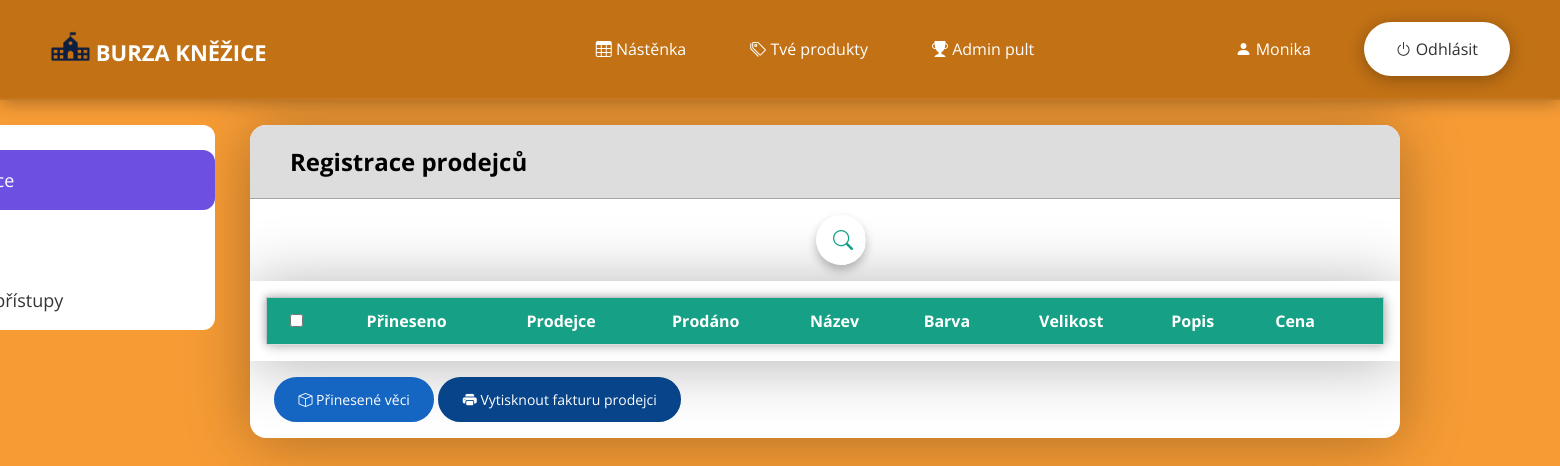
Page /admin (signed in) on the earlier database version.
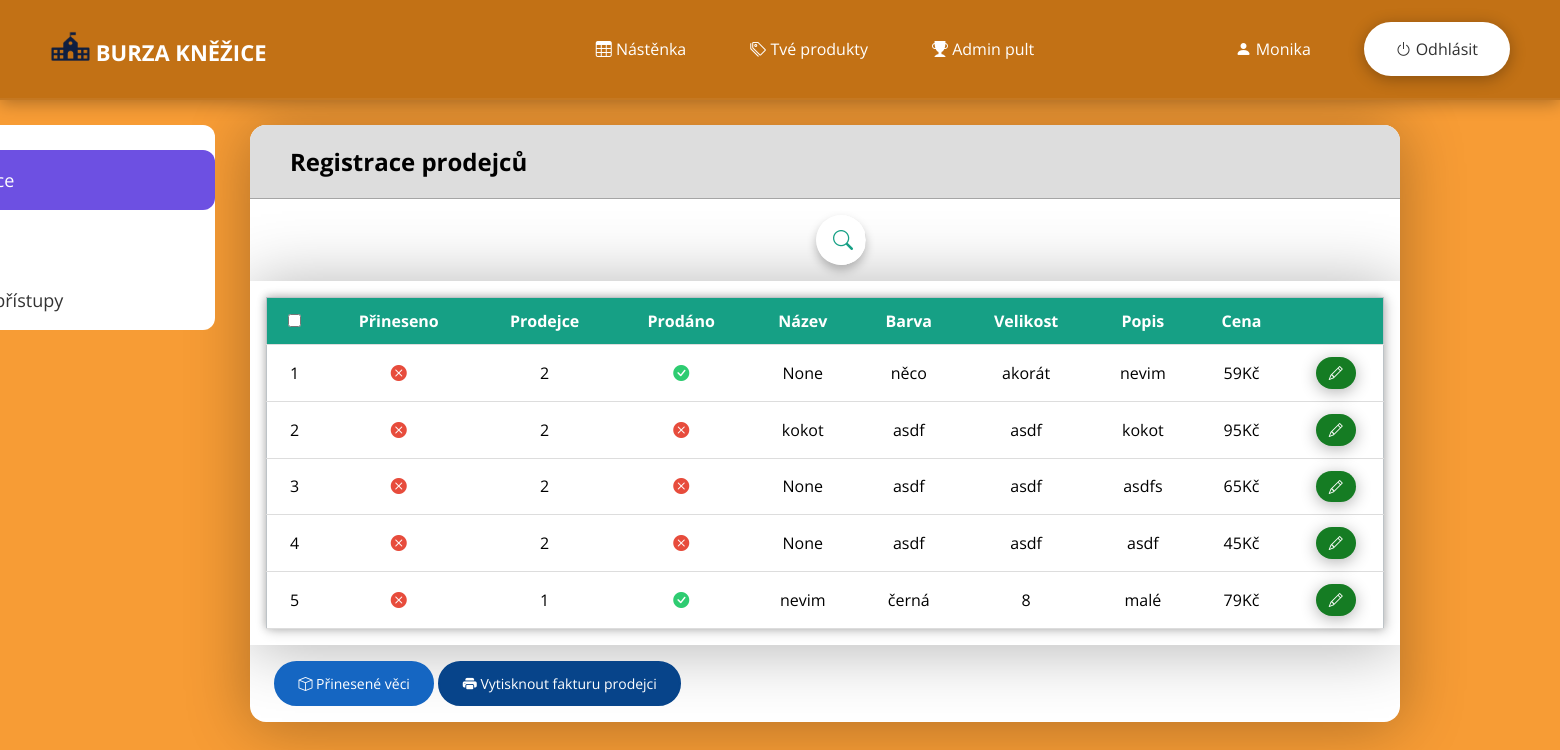
Same page on the later database version.
### web/models.py (models this page shows)
class User(db.Model, UserMixin):
    id = db.Column(db.Integer, primary_key=True)
    email = db.Column(db.String(150), unique=True)
    username = db.Column(db.String(150), unique=True)
    password = db.Column(db.String(150))
    tel_number = db.Column(db.String(150))
    town = db.Column(db.String(150))
    street = db.Column(db.String(150))
    psc = db.Column(db.String(150))
    status = db.Column(db.String(150))
    token = db.Column(db.String(150))
    date_created = db.Column(db.DateTime(timezone=True), default=func.now())
    posts = db.relationship('Post', backref='user', passive_deletes=True)

class Post(db.Model):
    id = db.Column(db.Integer, primary_key=True)
    bring = db.Column(db.Boolean, nullable=False)
    date_created = db.Column(db.DateTime(timezone=True), default=func.now())
    label = db.Column(db.Text, nullable=False)
    name = db.Column(db.String(150))
    color = db.Column(db.String(150))
    size = db.Column(db.String(150))
    price = db.Column(db.String(150))
    status = db.Column(db.Boolean, nullable=False)
    author = db.Column(db.Integer, db.ForeignKey(
        'user.id', ondelete="CASCADE"), nullable=False)

### web/views.py (the view, shortened to what this page needs)
@views.route("/admin", methods=['GET', 'POST'])
@login_required
def admin():
    find_posts = Post.query.all()
    return render_template("admin_page.html", users=User.query.all(), user=current_user, posts=find_posts, username=current_user.username, tab='1')

### web/__init__.py (called while the page is built)
def create_app():
    app =  Flask(__name__)
    toastr = Toastr(app)
    app.config['SECRET_KEY'] = 'idontcare'
    app.config['SQLALCHEMY_DATABASE_URI'] = f'sqlite:///{DB_NAME}'
    app.config['SQLALCHEMY_TRACK_MODIFICATIONS'] = True
    db.init_app(app)
    from .views import views
    app.register_blueprint(views, url_prefix="/")
    from .auth import auth
    app.register_blueprint(auth, url_prefix="/")
    from .models import User, Post, Burza
    create_database(app)
    login_manager = LoginManager()
    login_manager.login_view = "auth.login"
    login_manager.init_app(app)
    @login_manager.user_loader
    def load_user(id):
        return User.query.get(int(id))
    return app

### web/flash_toastr/__init__.py (called while the page is built)
    @staticmethod
    def include_toastr_js(version=None, js_filename=None):
        if version is None:
            version = current_app.config.get('TOASTR_VERSION')
        if js_filename is None:
            js_filename = current_app.config.get('TOASTR_JS_FILENAME')
        js = '<script src="//cdnjs.cloudflare.com/ajax/libs/' \
             'toastr.js/{0}/{1}"></script>\n'.format(version, js_filename)
        return Markup(js)

    @staticmethod
    def include_toastr_css(version=None, css_filename=None):
        if version is None:
            version = current_app.config.get('TOASTR_VERSION')
        if css_filename is None:
            css_filename = current_app.config.get('TOASTR_CSS_FILENAME')
        css = '<link href="//cdnjs.cloudflare.com/ajax/libs/' \
              'toastr.js/{0}/{1}" rel="stylesheet" />\n'.format(
                version,
                css_filename
                )
        if current_app.config.get('TOASTR_OPACITY'):
            return Markup(css)
        else:
            return Markup('''
<style type = text/css>
  #toast-container>div {
    opacity: 1 !important;
  }
</style> {0}'''.format(css))

    @staticmethod
    def include_jquery(version=None):
        if version is None:
            version = current_app.config.get('TOASTR_JQUERY_VERSION')
        js = ('<script src="//code.jquery.com/' +
              'jquery-{0}.min.js"></script>'.format(version))
        return Markup(js)

    @staticmethod
    def context_processor():
        return {'toastr': current_app.extensions['toastr']}

### web/templates/admin_page.html (shortened to what this page needs)
{% extends "auth_base.html" %}
{% block content %}
<div class="content">
  <div class="list">
    <label for="reg" class="reg">
      <span class="title"> Registrace</span>
    </label>
    <label for="sell" class="sell">
    </label>
    <label for="rights" class="rights">
      <span class="title"> Práva a přístupy</span>
    </label>
    <div class="slider"></div>
  </div>
  <div class="text-content">
    <div class="reg text">
      <div class="header-table">
        <h2>Registrace prodejců</h2>
      </div>
      <form method = "POST" class="form-table" action="{{ url_for('views.admin') }}">
        <div class="box">
          <div class="search-box">
            <label for="check" class="icon">
              <i class="bi bi-search"></i>
            </label>
          </div>
        </div>
        <div class="container-table">
          <table id='table'>
            <tr id="head">
              <th>
                <input name="select_all" type="checkbox" onchange="selectAll('table', 'input[name=select_all]')">
              </th>
              <th>Přineseno</th>
              <th>Prodejce</th>
              <th>Prodáno</th>
              <th>Název</th>
              <th>Barva</th>
              <th>Velikost</th>
              <th>Popis</th>
              <th>Cena</th>
              <th></th>
            </tr>
            {% for post in posts %}
              <tr onclick="markOnClick(this)" class="table-row" id="{{ post.id }}">
                <td>
                  <label class="form-check-label"
                    for="flexCheckDefault">
                    {{ post.id }}
                  </label>
                </td>
                <td>
                  {% if post.bring %}
                  <i class="bi bi-check-circle-fill"></i></span>
                  {% else %}
                  <i class="bi bi-x-circle-fill"></i>
                  {% endif %}
                </td>
                <td>{{ post.author }}</td>
                <td>
                  {% if post.status %}
                  <i class="bi bi-check-circle-fill"></i>
                  {% else %}
                  <i class="bi bi-x-circle-fill"></i>
                  {% endif %}
                </td>
                <td>{{ post.name }}</td>
                <td>{{ post.color }}</td>
                <td>{{ post.size }}</td>
                <td>{{ post.label }}</td>
                <td>{{ post.price }}Kč</td>
                <td>
                  <a href="/create_product/{{post.id}}" id="table-button-update">
                    <i class="bi bi-pencil"></i>
                  </a>
                </td>
              </tr>
            {% endfor %}
          </table>
        </div>
        <div class="pdf-button">
          <button
            value='bring'
            name='action'
            id="bring_stuff"
            type="submit">
            <i class="bi bi-box"></i> Přinesené věci
          </button>
          <button
            value='seller'
            name='action'
            id="Print_list"
            type="submit">
            <i class="bi bi-printer-fill"></i> Vytisknout fakturu prodejci
          </button>
        </div>
      </form>
    </div>
  </div>
</div>
{% endblock %}

### web/templates/auth_base.html (shortened to what this page needs)
<!doctype html>
<html lang="cz">
    <link rel="stylesheet"
      href="https://cdn.jsdelivr.net/npm/bootstrap-icons@1.5.0/font/bootstrap-icons.css">
    <link rel = "stylesheet"
      href = "{{ url_for('static', filename='CSS/style.css') }}">
    <link rel="stylesheet"
      href="https://cdnjs.cloudflare.com/ajax/libs/font-awesome/4.7.0/css/font-awesome.min.css">
    {{ toastr.include_toastr_css() }}
  </head>
  <body>
    <header>
      <div class="container_navbar">
        <nav class="nav">
          <a href="{{ url_for('views.home') }}" class="logo">
            <img src="{{ url_for('static', filename='source/logo2.png') }}"
              alt=""
              width="40"
              height="30"
              class="d-inline-block align-text-middle">
              BURZA KNĚŽICE
          </a>
          <ul class="nav-list">
            <li>
              <a href="{{ url_for('views.home') }}" class="nav-link">
                <i class="bi bi-table"></i> Nástěnka
              </a>
            </li>
            {% if user.is_authenticated %}
              <li>
                <a href="{{ url_for('views.posts', username=user.username) }}" class="nav-link">
                  <i class="bi bi-tags"></i> Tvé produkty
                </a>
              </li>
              {% if user.status != 'user' %}
                <li>
                  <a href="{{ url_for('views.admin') }}" class="nav-link">
                    {% if user.status == 'admin' %}
                      <i class="bi bi-trophy-fill"></i> Admin pult
                    {% else %}
                      <i class="bi bi-cart4"></i> Prodejní pult
                    {% endif %}
                  </a>
                </li>
              {% endif %}
            {% endif %}
          </ul>
          <ul class="log-list">
            {% if user.is_authenticated %}
              <li>
                <a href="{{ url_for('views.profile', username=user.username) }}" class="nav-link">
                  <i class="bi bi-person-fill"></i> {{user.username}}
                </a>
              </li>
              <li>
                <a href="{{ url_for('auth.logout') }}" id="nav-cta">
                  <i class="bi bi-power"></i> Odhlásit
                </a>
              </li>
            {% endif %}
          </ul>
        </nav>
      </div>
    </header>
    <div class="container-content">
        {% block content %}{% endblock %}
    </div>
  </body>
</html>

Differences in the rows shown:
added Post: id "1", bring False (drawn), author "2", status True (drawn), name "None", color "něco", size "akorát", label "nevim", price "59"
added Post: id "2", bring False (drawn), author "2", status False (drawn), name "kokot", color "asdf", size "asdf", label "kokot", price "95"
added Post: id "3", bring False (drawn), author "2", status False (drawn), name "None", color "asdf", size "asdf", label "asdfs", price "65"
added Post: id "4", bring False (drawn), author "2", status False (drawn), name "None", color "asdf", size "asdf", label "asdf", price "45"
added Post: id "5", bring False (drawn), author "1", status True (drawn), name "nevim", color "černá", size "8", label "malé", price "79"
